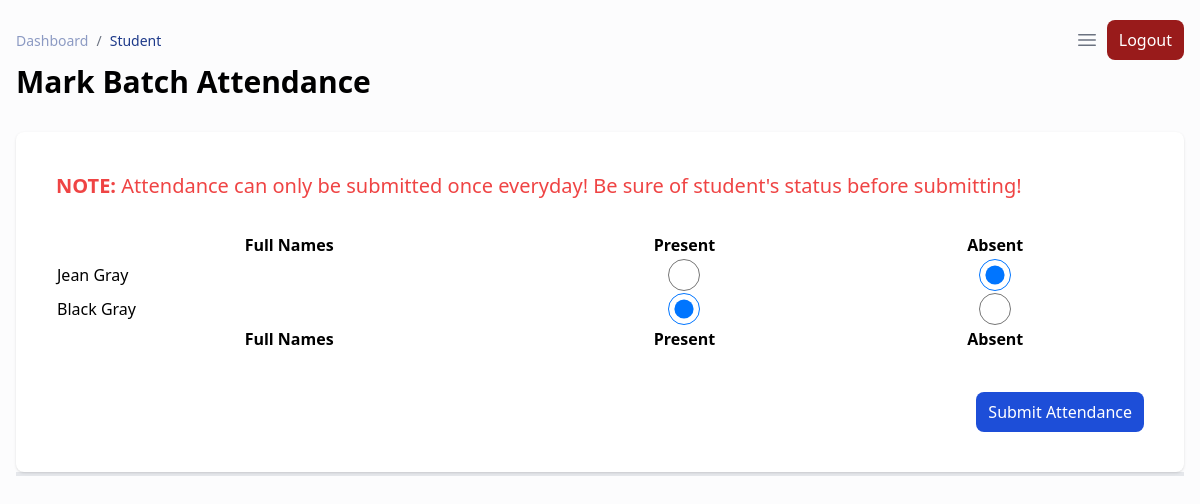
/admin/mark_batch_students.php?batch_id=2 (signed in), run on the app's committed database.
### tables this page shows
CREATE TABLE `student_attendance` (
  `id` int(10) NOT NULL,
  `student_id` int(11) NOT NULL,
  `admin_id` int(11) NOT NULL,
  `batch_id` int(11) NOT NULL,
  `is_present` tinyint(1) NOT NULL,
  `marked_date` date DEFAULT NULL
);

CREATE TABLE `students` (
  `id` int(11) NOT NULL,
  `user_id` int(11) NOT NULL,
  `batch_id` int(11) UNSIGNED DEFAULT NULL,
  `first_name` varchar(255) NOT NULL,
  `last_name` varchar(255) NOT NULL,
  `date_of_birth` date NOT NULL,
  `is_approved` tinyint(1) NOT NULL DEFAULT 0,
  `school` varchar(255) NOT NULL,
  `created_at` timestamp NULL DEFAULT current_timestamp()
);

### config/settings.php (called while the page is built, shortened)
<?php
if(!function_exists("getConfig")){
    function getConfig($key){
            $siteConfig = [
                'site_name' => "EAMS",
                'app_mode' => "production",
                'base_url' => "http://localhost/Attendance-system",
                'base_path' => dirname(__DIR__, 1)
            ];
            return $siteConfig[$key] ?? null;
    }
}
?>

### includes/functions.php (called while the page is built, shortened)
<?php
require_once __DIR__ . "/../config/settings.php";
if(!function_exists("baseUrl")){
    function baseUrl(string $path = null, array $query = null){
        if($path !== null && $query !== null){
            $build = http_build_query($query);
            return getConfig(key: 'base_url') . "/" . $path . "?" . $build;
        }
        elseif($path !== null){
            return getConfig(key: 'base_url') . "/" . $path;
        }
        return getConfig(key: 'base_url');
    }
}
?>

### admin/mark_batch_students.php (the view, shortened to what this page needs)
<?php require_once __DIR__ . '/templates/header.php' ?>
<?php
$batchID = $_GET['batch_id'];
$query = "SELECT * FROM students WHERE batch_id = $batchID";
$result = mysqli_query($connection, $query);
$students = mysqli_fetch_all($result, MYSQLI_ASSOC);
$today = date('Y-m-d');
$attendanceQuery = "SELECT * FROM student_attendance WHERE batch_id = $batchID AND marked_date = '$today'";
$attendanceResult = mysqli_query($connection, $attendanceQuery);
$attendances = mysqli_fetch_all($attendanceResult, MYSQLI_ASSOC);
?>
<div class="min-h-screen bg-gray-50/50">
    <div class="p-4 xl:ml-80">
        <?php require_once "./templates/navigation.php" ?>
        <h1 class="text-3xl font-semibold mb-8">Mark Batch Attendance</h1>
        <div class="grid grid-cols-1 gap-8 mb-8 border-b-4 border-b-primary">
            <div class="min-h-fit p-10 bg-white shadow rounded-lg overflow-x-auto">
                <p class="mb-8 text-xl text-red-500"><strong>NOTE: </strong> Attendance can only be submitted once everyday! Be sure of student's status before submitting!</p>
                <form action="<?= baseUrl('admin/action/mark_attendance.php') ?>" method="POST">
                    <table id="dTable" class="display" style="width:100%">
                        <thead>
                            <tr>
                                <th>Full Names</th>
                                <th style="text-align: center;">Present</th>
                                <th style="text-align: center;">Absent</th>
                            </tr>
                        </thead>
                        <tbody>
                            <?php if (isset($students) && count($students) > 0): ?>
                                <?php if (isset($attendances) && count($attendances) > 0): ?>
                                    <?php foreach ($students as $student): ?>
                                        <?php foreach ($attendances as $attendance): ?>
                                            <?php if ($attendance['student_id'] == $student['id']): ?>
                                                <?php if ($attendance['is_present'] == 1): ?>
                                                    <tr>
                                                        <td><?= $student["first_name"] . " " . $student['last_name'] ?></td>
                                                        <td>
                                                            <input class="block w-8 h-8 mx-auto cursor-pointer" type="radio" name="attendance[<?= $student['id'] ?>]" id="present" value="1" checked required>
                                                        </td>
                                                        <td>
                                                            <input class="block w-8 h-8 mx-auto cursor-pointer" type="radio" name="attendance[<?= $student['id'] ?>]" id="absent" value="0" required>
                                                        </td>
                                                    </tr>
                                                <?php elseif ($attendance['is_present'] == 0): ?>
                                                    <tr>
                                                        <td><?= $student["first_name"] . " " . $student['last_name'] ?></td>
                                                        <td>
                                                            <input class="block w-8 h-8 mx-auto cursor-pointer" type="radio" name="attendance[<?= $student['id'] ?>]" id="present" value="1" required>
                                                        </td>
                                                        <td>
                                                            <input class="block w-8 h-8 mx-auto cursor-pointer" type="radio" name="attendance[<?= $student['id'] ?>]" id="absent" value="0" checked required>
                                                        </td>
                                                    </tr>
                                                <?php endif ?>
                                            <?php endif ?>
                                        <?php endforeach ?>
                                    <?php endforeach ?>
                                <?php endif ?>
                            <?php endif ?>
                        </tbody>
                        <tfoot>
                            <tr>
                                <th>Full Names</th>
                                <th style="text-align: center;">Present</th>
                                <th style="text-align: center;">Absent</th>
                            </tr>
                        </tfoot>
                    </table>
                    <button type="submit" class="py-2 px-3 bg-blue-700 text-white hover:bg-blue-800 transition-all ease-in-out delay-75 block ms-auto rounded-lg mt-10">Submit Attendance</button>
                </form>
            </div>
        </div>
    </div>
    <?php require_once "./templates/footer.php" ?>

### data on the page
student_attendance: student.first_name "Jean", student.last_name "Gray"
student_attendance: student.first_name "Black", student.last_name "Gray"
